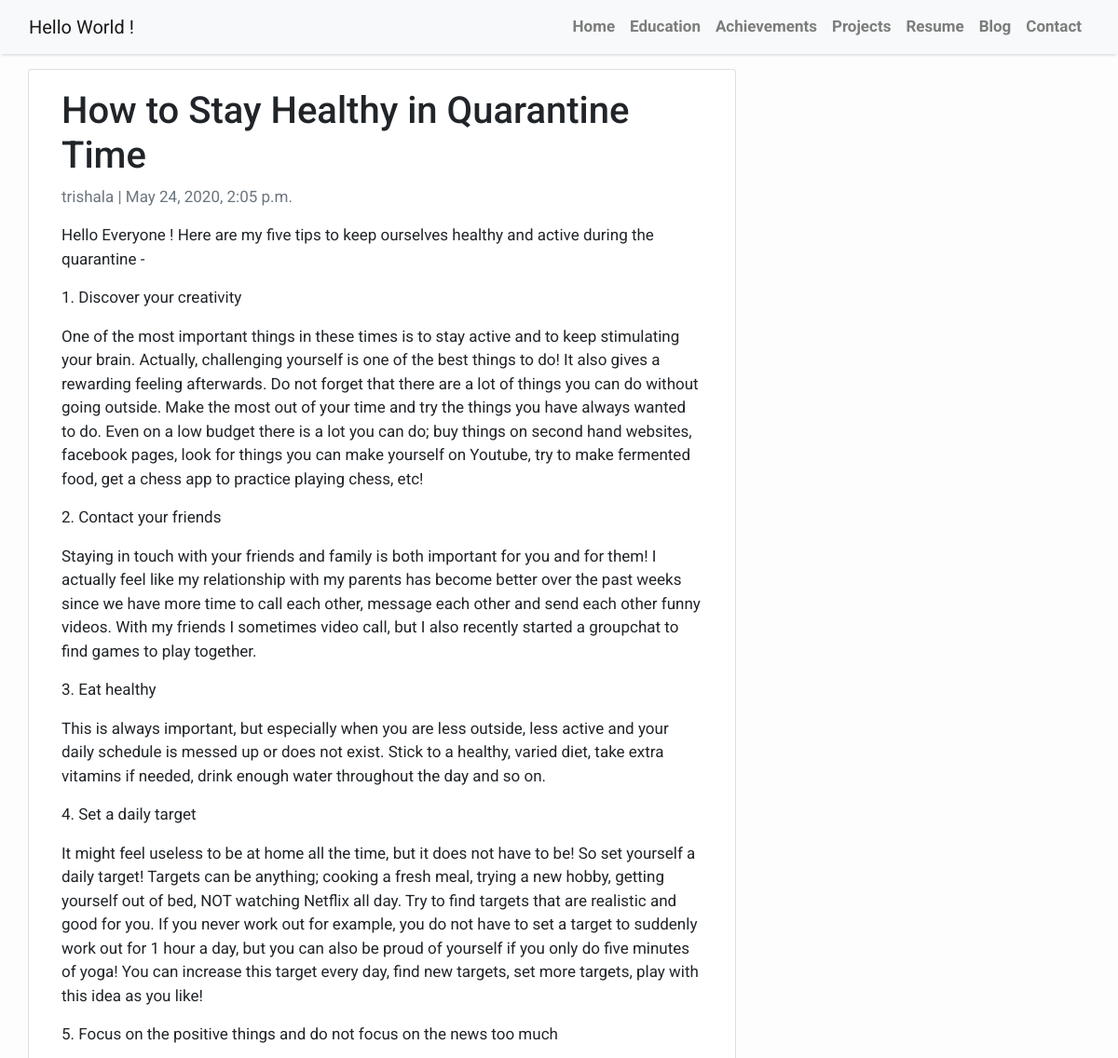
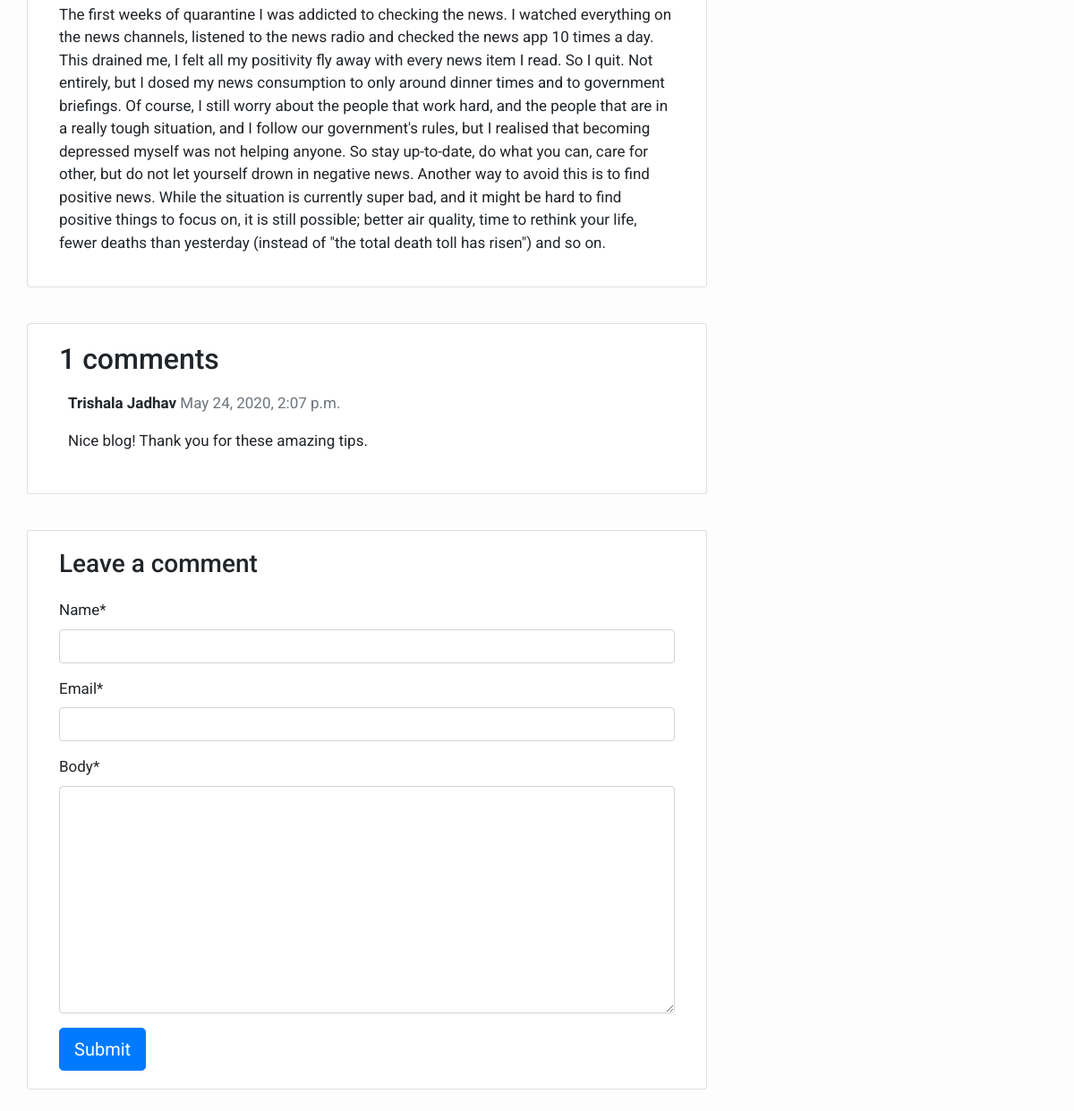
Page /how-stay-healthy-quarantine-time/ on the committed database (2 pictures, top to bottom).
### blog/models.py (models this page shows, shortened)
class Post(models.Model):
    title = models.CharField(max_length=200, unique=True)
    slug = models.SlugField(max_length=200, unique=True)
    author = models.ForeignKey(User, on_delete= models.CASCADE,related_name='blog_posts')
    updated_on = models.DateTimeField(auto_now= True)
    content = models.TextField()
    created_on = models.DateTimeField(auto_now_add=True)
    status = models.IntegerField(choices=STATUS, default=0)
    class Meta:
        ordering = ['-created_on']

class Comment(models.Model):
    post = models.ForeignKey(Post,on_delete=models.CASCADE,related_name='comments')
    name = models.CharField(max_length=80)
    email = models.EmailField()
    body = models.TextField()
    created_on = models.DateTimeField(auto_now_add=True)
    active = models.BooleanField(default=False)
    class Meta:
        ordering = ['created_on']

### blog/views.py (the view)
# urls.py: path('<slug:slug>/', views.post_detail, name='post_detail'),
def post_detail(request, slug):
    template_name = "post_detail.html"
    post = get_object_or_404(Post, slug=slug)
    comments = post.comments.filter(active=True).order_by("-created_on")
    new_comment = None
    if request.method == "POST":
        comment_form = CommentForm(data=request.POST)
        if comment_form.is_valid():
            new_comment = comment_form.save(commit=False)
            new_comment.post = post
            new_comment.save()
    else:
        comment_form = CommentForm()
    return render(
        request,
        template_name,
        {
            "post": post,
            "comments": comments,
            "new_comment": new_comment,
            "comment_form": comment_form,
        },
    )

### blog/forms.py
class CommentForm(forms.ModelForm):
    class Meta:
        model = Comment
        fields = ('name', 'email', 'body')

### templates/post_detail.html (shortened to what this page needs)
{% extends 'base.html' %} {% block content %}
{% load crispy_forms_tags %}
<div class="container">
  <div class="row">
    <div class="col-md-8 card mb-4  mt-3 left  top">
      <div class="card-body">
        <h1>{% block title %} {{ post.title }} {% endblock title %}</h1>
        <p class=" text-muted">{{ post.author }} | {{ post.created_on }}</p>
        <p class="card-text ">{{ post.content | linebreaks | safe }}</p>
      </div>
    </div>
    <div class="col-md-8 card mb-4  mt-3 ">
      <div class="card-body">
        <h2>{{ comments.count }} comments</h2>
        {% for comment in comments %}
        <div class="comments" style="padding: 10px;">
          <p class="font-weight-bold">
            {{ comment.name }}
            <span class=" text-muted font-weight-normal">
              {{ comment.created_on }}
            </span>
          </p>
          {{ comment.body | linebreaks }}
        </div>
        {% endfor %}
      </div>
    </div>
    <div class="col-md-8 card mb-4  mt-3 ">
      <div class="card-body">
        {% if new_comment %}
        <div class="alert alert-success" role="alert">
          Your comment is awaiting moderation
        </div>
        {% else %}
        <h3>Leave a comment</h3>
        <form method="post" style="margin-top: 1.3em;">
          {{ comment_form | crispy }}
          <button type="submit" class="btn btn-primary  btn-lg">Submit</button>
        </form>
        {% endif %}
      </div>
    </div>
  </div>
</div>
{% endblock content %}

### templates/base.html (style rules this page uses)
body { font-family: "Roboto", sans-serif; font-size: 17px; background-color: #fdfdfd; }

### rows in the picture
Post: title "How to Stay Healthy in Quarantine Time", author "trishala", created_on "May 24, 2020, 2:05 p.m.", content "Hello Everyone ! Here are my five tips to keep ourselves healthy and active during the quarantine - 1. Discover your creativity One of the most important things in these times is to stay active and to keep stimulating your brain. Actually, challenging yourself is one of the best things to do! It also gives a rewarding feeling afterwards. Do not forget that there are a lot of things you can do without going outside. Make the most out of your time and try the things you have always wanted to do. Even on a low budget there is a lot you can do; buy things on second hand websites, facebook pages, look for things you can make yourself on Youtube, try to make fermented food, get a chess app to…"
Comment: name "Trishala Jadhav", created_on "May 24, 2020, 2:07 p.m.", body "Nice blog! Thank you for these amazing tips."

### other values in the picture
{{ comments.count }} "1"
